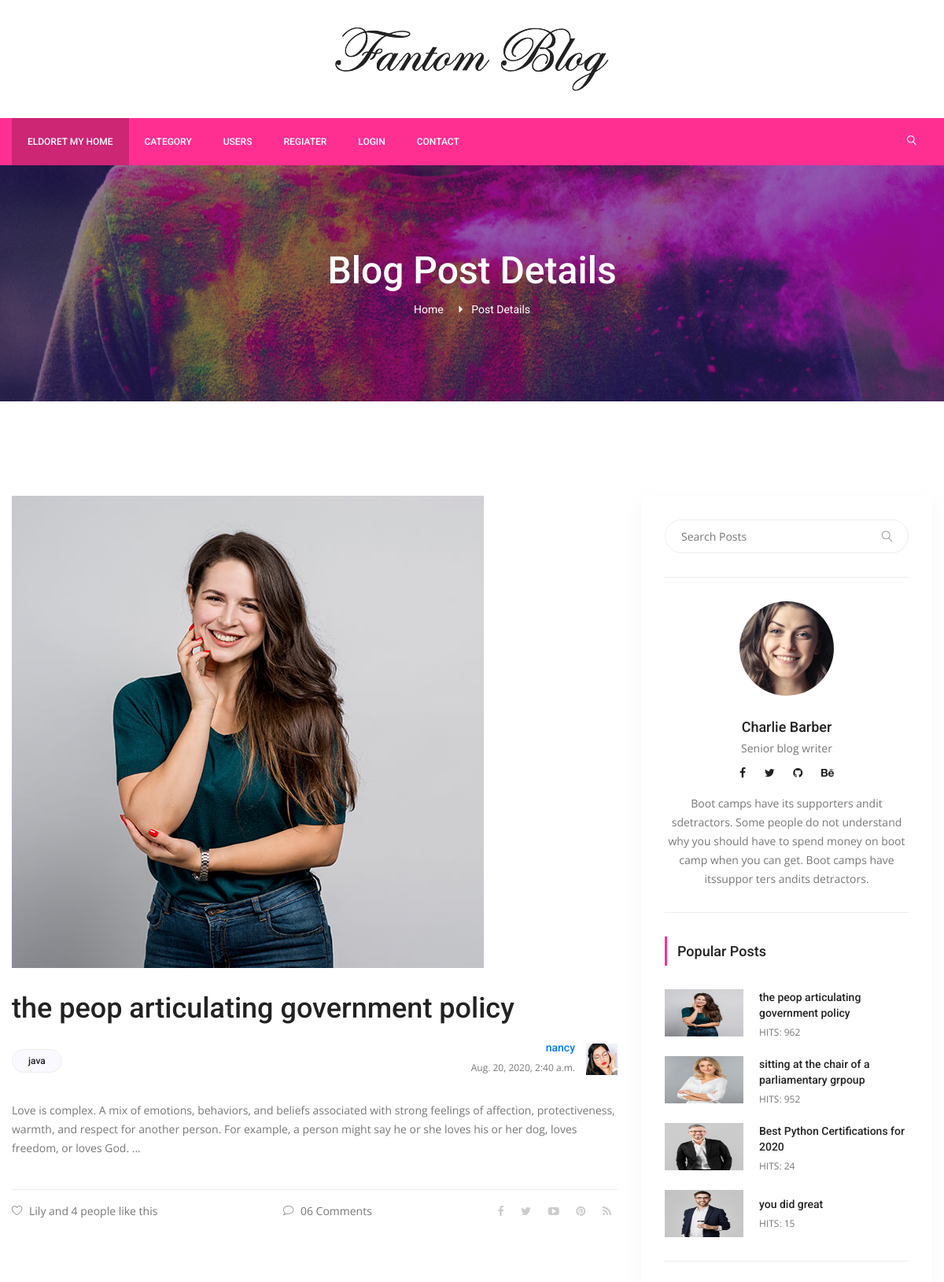
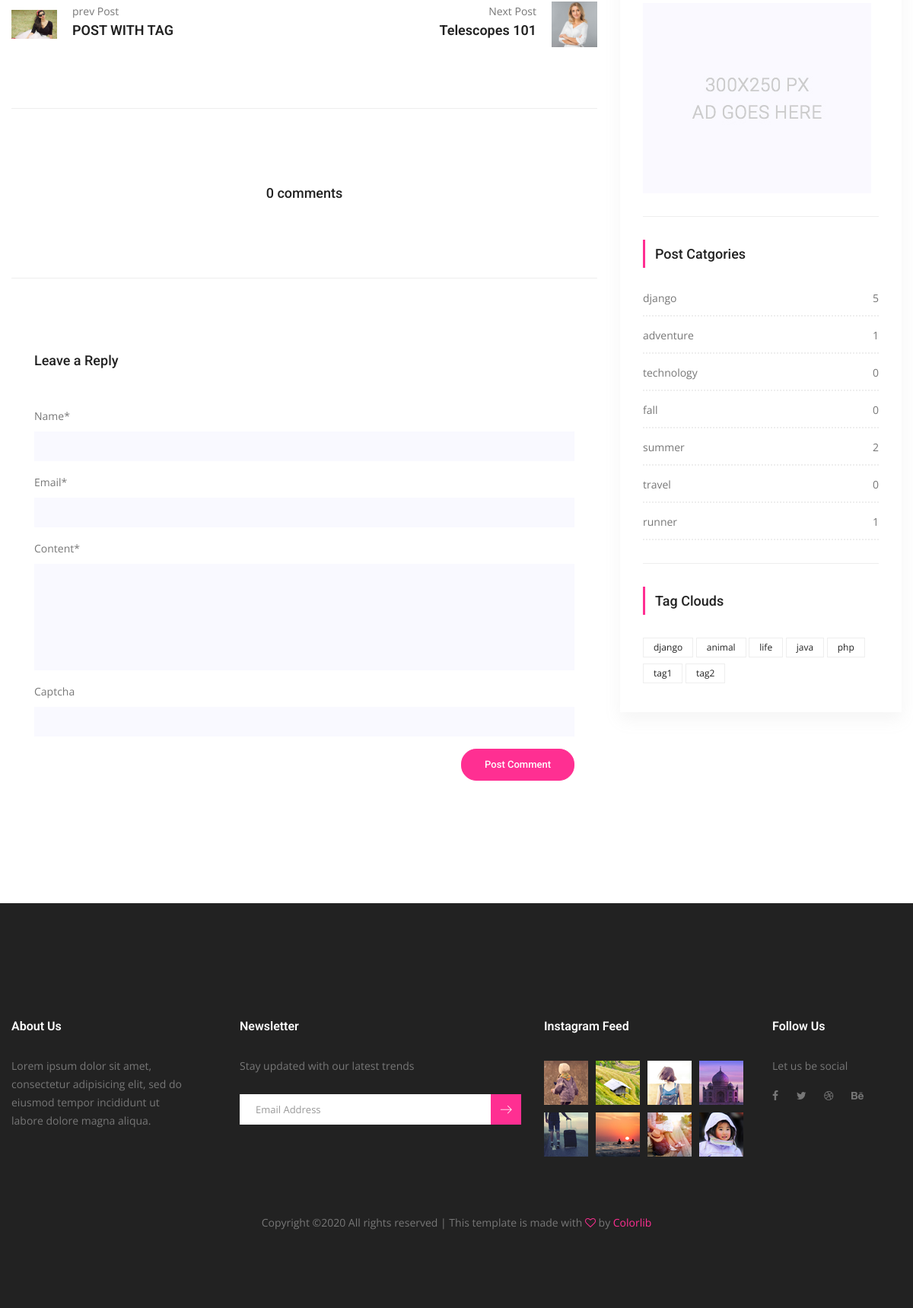
Page /detail/12/the-peop-articulating-government-policy on the committed database (2 pictures, top to bottom).
### posts/models.py (models this page shows, shortened)
class Post(models.Model):
    title = models.CharField(max_length=150)
    content = models.TextField()
    publishing_date = models.DateTimeField(auto_now=True)
    image = models.ImageField(blank=True, null=True, upload_to='uploads/')
    user = models.ForeignKey(settings.AUTH_USER_MODEL, on_delete=models.CASCADE)
    slug = models.SlugField(default="slug", editable=False)
    category = models.ForeignKey(Category, on_delete=models.CASCADE, default=1, related_name="posts")
    tag = models.ManyToManyField(Tag, related_name="posts", blank=True)
    slider_post = models.BooleanField(default=False)
    hit = models.PositiveIntegerField(default=0)
    def comment_count(self):
        return self.comments.all().count()

class Tag(models.Model):
    title = models.CharField(max_length=50)
    slug = models.SlugField(editable=False)
    def __str__(self):
        return self.title

class Category(models.Model):
    title = models.CharField(max_length=150)
    slug = models.SlugField(editable=False)
    def post_count(self):
        return self.posts.all().count()

### posts/views.py (the view, shortened to what this page needs)
# urls.py: path('detail/<int:pk>/<slug:slug>', PostDetail.as_view(),name = "detail"),
class PostDetail(DetailView,FormMixin):
    template_name = "posts/detail.html"
    model = Post
    context_object_name = 'single'
    form_class = CreateCommentForm
    def get(self, request, *args, **kwargs):
        self.hit = Post.objects.filter(id=self.kwargs['pk']).update(hit=F('hit')+1)
        return super(PostDetail,self).get(request,*args,**kwargs)
    def get_context_data(self, **kwargs):
        context = super(PostDetail, self).get_context_data(**kwargs)
        context['previous'] = Post.objects.filter(id__lt = self.kwargs['pk']).order_by('-pk').first()
        context['next'] = Post.objects.filter(id__gt = self.kwargs['pk']).order_by('pk').first()
        context['form'] = self.get_form()
        return context

### posts/forms.py
class CreateCommentForm(forms.ModelForm):
    captcha = ReCaptchaField()
    def __init__(self,*args,**kwargs):
        super(CreateCommentForm, self).__init__(*args,**kwargs)
        self.helper = FormHelper()
        self.helper.form_method="post"
        self.helper.layout = Layout (
            Field("name",css_class="form-control"),
            Field("email", css_class="form-control"),
            Field("content", css_class="form-control mb-10"),
            Field("captcha"),
        )
        self.helper.add_input(Submit('submit','Post Comment',css_class="primary-btn submit_btn"))
    class Meta:
        model = Comment
        fields = [
            'name',
            'email',
            'content'
        ]

### posts/templatetags/custom_tags.py (called while the page is built)
@register.simple_tag(name="categories")
def all_categories():
    return Category.objects.all()

@register.simple_tag(name="tags")
def all_tags():
    return Tag.objects.all()

@register.simple_tag(name="hit_posts")
def hit_posts():
    return Post.objects.order_by('-hit')[:4]

### templates/posts/detail.html (shortened to what this page needs)
{% extends 'base.html'%}
{% load static %}
{% load crispy_forms_tags%}
{%block content%}
        <section class="banner_area">
            <div class="banner_inner d-flex align-items-center">
            	<div class="overlay bg-parallax" data-stellar-ratio="0.9" data-stellar-vertical-offset="0" data-background=""></div>
				<div class="container">
					<div class="banner_content text-center">
						<h2>Blog Post Details</h2>
						<div class="page_link">
							<a href="index.html">Home</a>
							<a href="single-blog.html">Post Details</a>
						</div>
					</div>
				</div>
            </div>
        </section>
        <section class="blog_area p_120 single-post-area">
            <div class="container">
                <div class="row">
                    <div class="col-lg-8">
       					<div class="main_blog_details">
       						<img class="img-fluid" src="{{single.image.url}}" alt="">
       						<a href="#"><h4>{{ single.title }}</h4></a>
       						<div class="user_details">
       							<div class="float-left">
                                    {% for tag in single.tag.all%}
       								<a href="{% url 'tag_detail' tag.slug %}">{{tag.title}}</a>
                                    {% endfor %}
       							</div>
       							<div class="float-right">
       								<div class="media">
       									<div class="media-body">
                                            <h5><a href="{% url 'users:user_posts' single.user.pk %}"> {{single.user.username}}</a></h5>
       										<p>{{single.publishing_date}}</p>
       									</div>
       									<div class="d-flex">
       										<img src="{% static "img/blog/user-img.jpg" %}" alt="">
       									</div>
       								</div>
       							</div>
       						</div>
       						<p>{{single.content}}</p>
      						<div class="news_d_footer">
      							<a href="#"><i class="lnr lnr lnr-heart"></i>Lily and 4 people like this</a>
      							<a class="justify-content-center ml-auto" href="#"><i class="lnr lnr lnr-bubble"></i>06 Comments</a>
      							<div class="news_socail ml-auto">
									<a href="#"><i class="fa fa-facebook"></i></a>
									<a href="#"><i class="fa fa-twitter"></i></a>
									<a href="#"><i class="fa fa-youtube-play"></i></a>
									<a href="#"><i class="fa fa-pinterest"></i></a>
									<a href="#"><i class="fa fa-rss"></i></a>
								</div>
      						</div>
       					</div>
       					<div class="navigation-area">
                            <div class="row">
                                {% if previous %}
                                <div class="col-lg-6 col-md-6 col-12 nav-left flex-row d-flex justify-content-start align-items-center">
                                    <div class="thumb">
                                        <a href="{% url 'detail' previous.pk previous.slug %}"><img class="img-fluid" src="{{ previous.image.url }}" alt=""style="width:60px;height60px"></a>
                                    </div>
                                    <div class="arrow">
                                        <a href="{% url 'detail' previous.pk previous.slug %}"></a>
                                    </div>
                                    <div class="detials">
                                        <p>prev Post</p>
                                        <a href="{% url 'detail' previous.pk previous.slug %}"><h4>{{previous.title}}</h4></a>
                                    </div>
                                </div>
                                {% endif %}
                                {% if next %}
                                <div class="col-lg-6 col-md-6 col-12 nav-right flex-row d-flex justify-content-end align-items-center">
                                    <div class="detials">
                                        <p>Next Post</p>
                                        <a href="{% url 'detail' next.pk next.slug %}"><h4>Telescopes 101</h4></a>
                                    </div>
                                    <div class="arrow">
                                        <a href="{% url 'detail' next.pk next.slug %}"></a>
                                    </div>
                                    <div class="thumb">
                                        <a href="{% url 'detail' next.pk next.slug %}"><img class="img-fluid" src="{{ next.image.url }}" alt="" style="width:60px;height60px"></a>
                                    </div>
                                </div>
                                {% endif%}
                            </div>
                        </div>
                        <div class="comments-area">
                            <h4>{{ single.comment_count }} comments</h4>
                        </div>
                        <div class="comment-form">
                            <h4>Leave a Reply</h4>
                            {% crispy form %}
                        </div>
        			</div>
                   {% include 'right_side.html' %}
                </div>
            </div>
        </section>
    {% endblock %}

### templates/right_side.html
{% load static %}
{% load custom_tags %}
<div class="col-lg-4">
                        <div class="blog_right_sidebar">
                            <aside class="single_sidebar_widget search_widget">
                                <form action="{% url 'search' %}" method="get">
                                <div class="input-group">
                                    <input type="text" class="form-control" placeholder="Search Posts" name="q">
                                    <span class="input-group-btn">
                                        <button class="btn btn-default" type="button"><i class="lnr lnr-magnifier"></i></button>
                                    </span>
                                </div>
                                    </form>
                                <div class="br">
                                </div>
                            </aside>
                            <aside class="single_sidebar_widget author_widget">
                                <img class="author_img rounded-circle" src="{% static "img/blog/author.png" %}" alt="">
                                <h4>Charlie Barber</h4>
                                <p>Senior blog writer</p>
                                <div class="social_icon">
                                    <a href="#"><i class="fa fa-facebook"></i></a>
                                    <a href="#"><i class="fa fa-twitter"></i></a>
                                    <a href="#"><i class="fa fa-github"></i></a>
                                    <a href="#"><i class="fa fa-behance"></i></a>
                                </div>
                                <p>Boot camps have its supporters andit sdetractors. Some people do not understand why you should have to spend money on boot camp when you can get. Boot camps have itssuppor ters andits detractors.</p>
                                <div class="br"></div>
                            </aside>
                            <aside class="single_sidebar_widget popular_post_widget">
                                <h3 class="widget_title">Popular Posts</h3>
                                {% hit_posts as posts %}
                                {% for post in posts %}
                                <div class="media post_item">
                                    <img src="{{ post.image.url }}" alt="post" style="width:100px;height:60px">
                                    <div class="media-body">
                                        <a href="{% url 'detail' post.pk post.slug %}"><h3>{{ post.title }}</h3></a>
                                        <p>HITS: {{ post.hit }}</p>
                                    </div>
                                </div>
                                {% endfor %}
                                <div class="br"></div>
                            </aside>
                            <aside class="single_sidebar_widget">
                                <a href="#"><img class="img-fluid" src="{% static "img/blog/add.jpg" %}" alt=""></a>
                                <div class="br"></div>
                            </aside>
                            <aside class="single_sidebar_widget post_category_widget">
                                <h4 class="widget_title">Post Catgories</h4>
                                <ul class="list cat-list">
                                    {% categories as categories%}
                                    {% for category in categories %}
                                    <li>
                                        <a href="{% url 'category_detail' pk=category.id slug=category.slug %}" class="d-flex justify-content-between">
                                            <p>{{ category.title }}</p>
                                            <p>{{ category.post_count }}</p>
                                        </a>
                                    </li>
                                    {% endfor %}
                                </ul>
                                <div class="br"></div>
                            </aside>
                            <aside class="single-sidebar-widget tag_cloud_widget">
                                <h4 class="widget_title">Tag Clouds</h4>
                                <ul class="list">
                                    {% tags as labels %}
                                    {% for label in labels %}
                                    <li><a href="{% url 'tag_detail' slug=label.slug%}">{{ label }}</a></li>
                                    {% endfor %}
                                </ul>
                            </aside>
                        </div>
                    </div>

### rows in the picture
Post: image (picture), title "the peop articulating government policy", user.username "nancy", publishing_date "Aug. 20, 2020, 2:40 a.m.", content "Love is complex. A mix of emotions, behaviors, and beliefs associated with strong feelings of affection, protectiveness, warmth, and respect for another person. For example, a person might say he or she loves his or her dog, loves freedom, or loves God. ...", comment_count "0", hit "962"
Tag: title "java"
Post: image (picture), title "POST WITH TAG"
Post: image (picture), title "sitting at the chair of a parliamentary grpoup", hit "952"
Post: image (picture), title "Best Python Certifications for 2020", hit "24"
Post: image (picture), title "you did great", hit "15"
Category: title "django", post_count "5"
Category: title "adventure", post_count "1"
Category: title "technology", post_count "0"
Category: title "fall", post_count "0"
Category: title "summer", post_count "2"
Category: title "travel", post_count "0"
Category: title "runner", post_count "1"
Tag: title "django"
Tag: title "animal"
Tag: title "life"
Tag: title "php"
Tag: title "tag1"
Tag: title "tag2"
